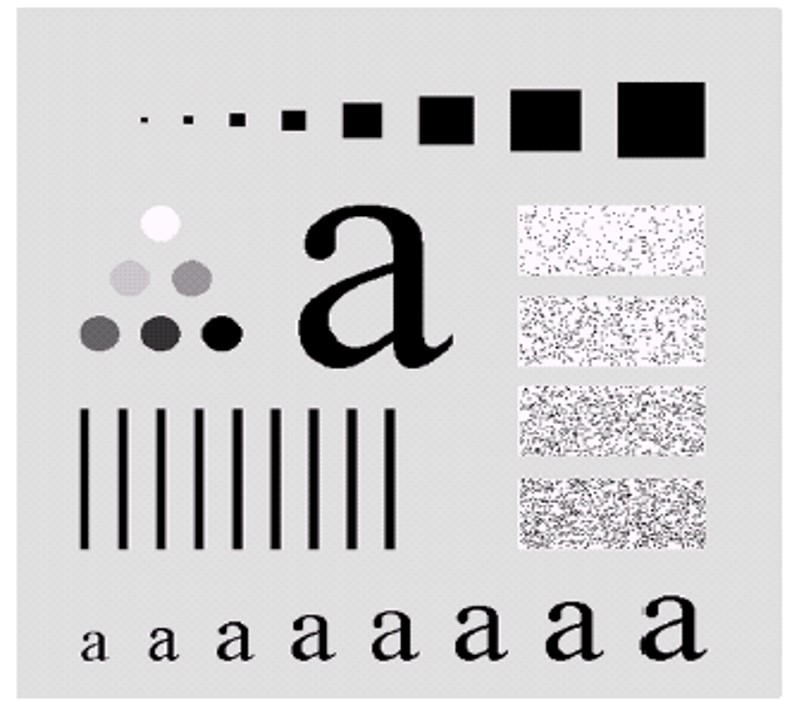
#> input picture 4Y1S/Digital Image Processing/images/alphabet.jpg, 794 x 721 px
$ python temp.py
#> lines starting #> are read from the running program, lines starting #| are printed output that depends on the picture; after the words box and inside, x2 and y2 are one past the last pixel; in counts of white or black regions, pixels touching at a corner belong together
import cv2
import matplotlib.pyplot as plt
import numpy as np

def add_gausian_noise(img,mean,sd):
    gausian_noise=np.random.normal(mean,sd,img.shape)
    gausian_noise=np.uint8(gausian_noise)
    noisy_img=cv2.add(img,gausian_noise)
    return noisy_img

def FFT(noisy_img):
    noisy_img_fft=np.fft.fftshift(np.fft.fft2(noisy_img))
    return noisy_img_fft


def butterworth_filter (image,order,cut_of_f):
    height,width=image.shape
    filterr=np.zeros((height,width),dtype=np.float32)

    for u in range (height):
        for v in range (width):
            D=np.sqrt((u-height/2)**2+(v-height/2)**2)
            filterr[u,v]=1/(1+(D/cut_of_f)**(2*order))

    filter_img=image*filterr
    filter_img=np.fft.ifft2(np.fft.ifftshift(filter_img))
    # filter_img=np.abs(filter_img)
    return np.abs(filter_img)


def gaussian ( image,cut_of_f ):
    height,width=image.shape
    filterr=np.zeros((height,width),dtype=np.float32)

    for u in range (height):
        for v in range (width):
            D=np.sqrt((u-height/2)**2+(v-width/2)**2)
            filterr[u,v]=np.exp(-(D**2/(2*cut_of_f)**2))

    filter_img=filterr*image
    filter_img=np.fft.ifft2(np.fft.ifftshift(filter_img))
    # filter_img=np.abs(filter_img)
    return np.abs(filter_img)


def ideal (image,cut_of_f):
    height,width=image.shape
    filterr=np.zeros((height,width),dtype=np.float32)

    for u in range (height):
        for v in range (width):
            D=np.sqrt ((u-height/2)**2+(u-width/2)**2)
            if D<=cut_of_f:
                filterr[u,v]=1

    filter_img=image*filterr
    filter_img=np.fft.ifft2(np.fft.ifftshift(filter_img))
    return np.abs(filter_img)


def ideal_H(image,cut_of_f):
    height,width=image.shape
    filterr=np.zeros((height,width),dtype=np.float32)

    for u in range (height):
        for v in range (width):
            D=np.sqrt ((u-height/2)**2+(u-width/2)**2)
            if D>=cut_of_f:
                filterr[u,v]=1

    filter_img=image*filterr
    filter_img=np.fft.ifft2(np.fft.ifftshift(filter_img))
    return np.abs(filter_img)


def main():
    img=cv2.imread('images/alphabet.jpg',0)
#> img: shape (721, 794); min 0, max 255, mean 206.2
    img=cv2.resize(img,(512,512))
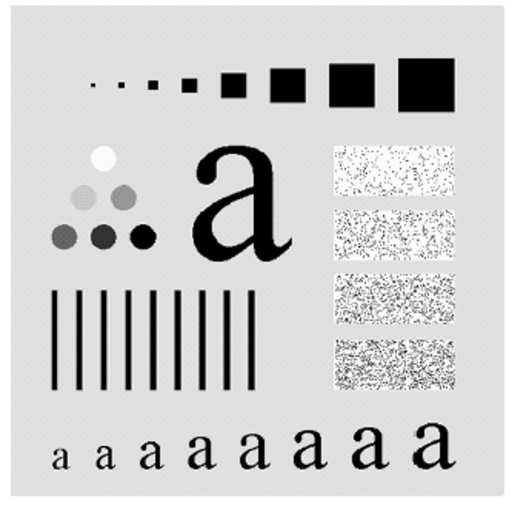
#> img: shape (512, 512); min 0, max 255, mean 206.1


    plt.subplot(2,2,1)
    plt.imshow(img,cmap='gray')
    plt.title('original image')

    noisy_img = add_gausian_noise(img,7,13)
#> in add_gausian_noise, `noisy_img=cv2.add(img,gausian_noise)`:
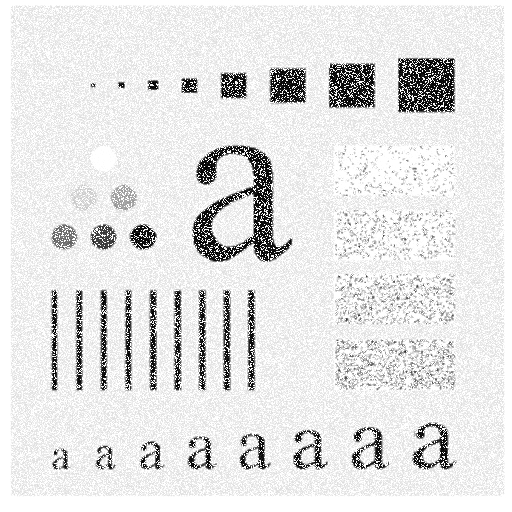
#> noisy_img: shape (512, 512); min 0, max 255, mean 227.3

    plt.subplot (2,2,2)
    plt.imshow (noisy_img,cmap='gray')
    plt.title('noisy image')

    noisy_img_fft=FFT(noisy_img)

    filtered_img=butterworth_filter(noisy_img_fft,6,30)
#> after the loop in butterworth_filter, `for u in range (height):`:
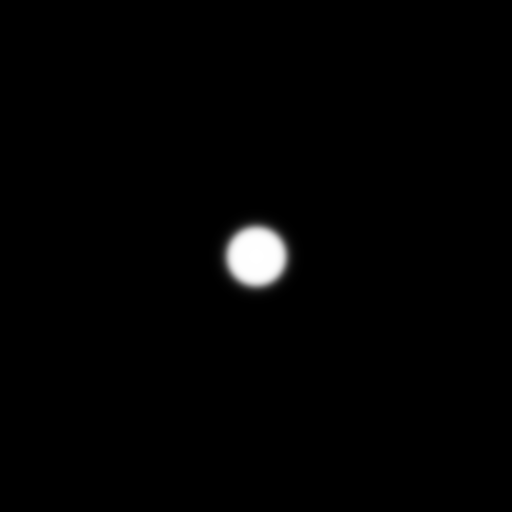
#> filterr: shape (512, 512) float32; min 1.05e-13, max 1, mean 0.0113
#> in butterworth_filter, `return np.abs(filter_img)`:
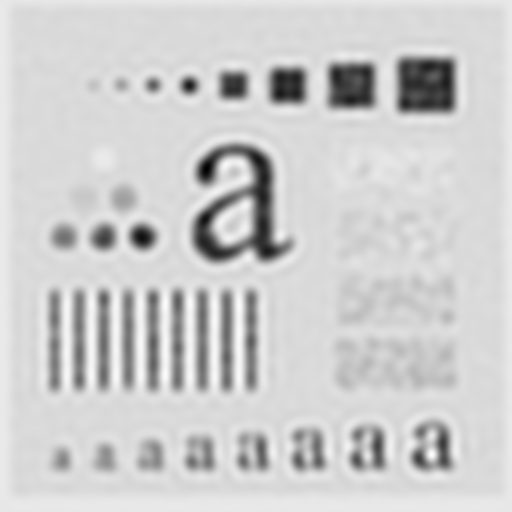
#> returned value: shape (512, 512) float64; min 10.46, max 279.8, mean 227.3; drawn with min black and max white
    plt.subplot(2,2,3)
    plt.imshow(filtered_img,cmap='gray')
    plt.title('butterworth filter')


    # [11 lines of commented-out code are left out]


    high_pass_fft=FFT(img)
    filter_img=ideal_H(high_pass_fft,50)
#> after the loop in ideal_H, `for u in range (height):`:
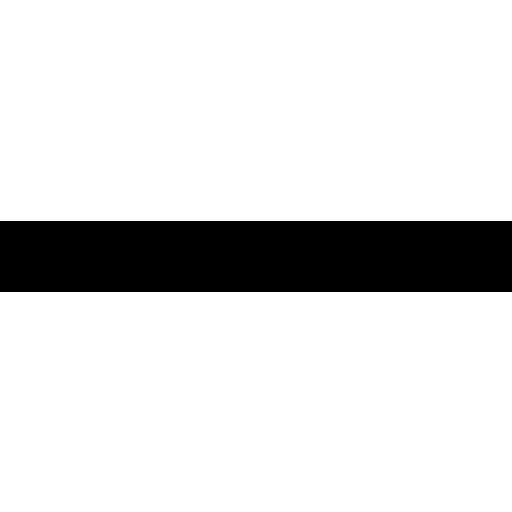
#> filterr: shape (512, 512) float32; values 0 (black) and 1 (white), 86.1% white; 1 black region, box (x1, y1, x2, y2) and area: (0, 221, 512, 292) 36352
#> in ideal_H, `return np.abs(filter_img)`:
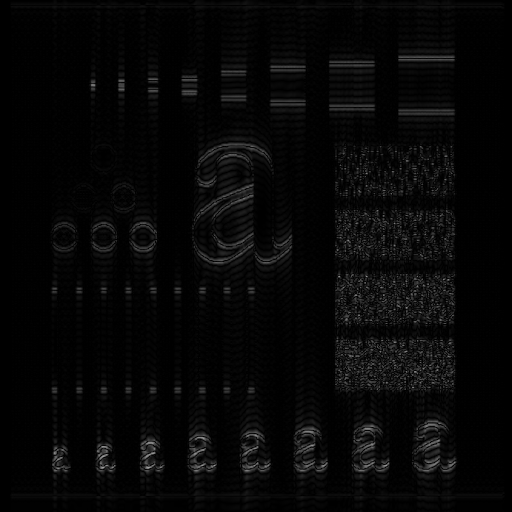
#> returned value: shape (512, 512) float64; min 5.25e-17, max 159.9, mean 7.3
    plt.subplot(2,2,4)
    plt.imshow(filter_img,cmap='gray')
    plt.title('high pass filter')


    plt.show()


if __name__=='__main__':
    main()
